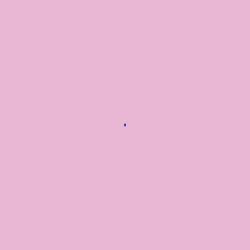
Frame 1 (no input)
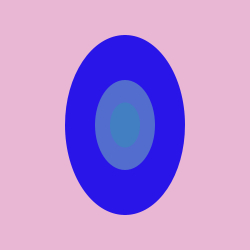
Frame 60 (the mouse pressed at the canvas centre just before this capture)
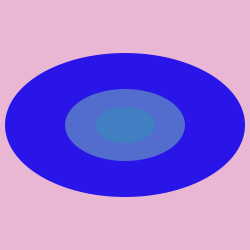
Frame 120 (the mouse held since frame 60 and released just before this capture)

The Processing sketch that drew these frames (run headless with seeded random() and noise(); from frame 60 on, the mouse is pressed at the canvas centre):

// Processing sketch: processing_57831
// ── processing_57831.pde

/*reference 
http://www.youtube.com/watch?v=O6QrY_DeBDs&context=C435ae2aADvjVQa1PpcFNAy0bKrfNL4dPehqa-X48rCzwI76w5H_A=
*/

float x;
 float y;
   
 float xVel = 2;
 float yVel = 3;
   
void setup() {
   size(250,250);
   smooth();
    
}
  
void draw() {
  background (#E9B6D4);
   
  x += xVel;
  y += yVel;
    
  if (y > height || y < 0 ){
      yVel = yVel * -1;}
        
   if (x > width || x < 0 ){
      xVel = xVel * -1;}
  
  
   
   fill(#2915E8);
  noStroke();
  ellipse(125,125,x,y);
    
   fill(#526DCE);
  noStroke();
  ellipse(125,125,x/2,y/2);
   
  fill(#417FC2);
  noStroke();
  ellipse(125,125,x/4,y/4); 
    
}
